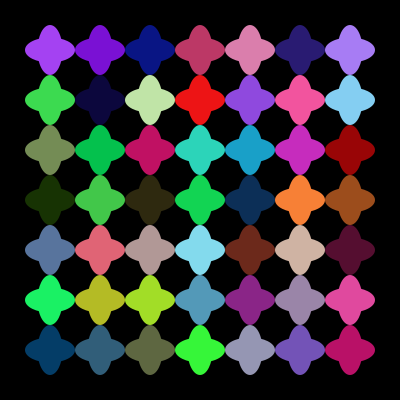
Frame 1 (no input)
Frame 60 (the mouse pressed at the canvas centre just before this capture): identical to frame 1, image omitted
Frame 120 (the mouse held since frame 60 and released just before this capture): identical to frame 1, image omitted

The Processing sketch that drew this single still picture (run headless with seeded random() and noise(); from frame 60 on, the mouse is pressed at the canvas centre):

// Processing sketch: ChoseBizarre_03
// ── ChoseBizarre_03.pde
///////////////////////////////////////////
/*
 DESIGNING PROGRAMS 1.0
 AN INTRODUCTORY COURSE FOR DESIGN STUDENTS
 
 IMPLEMENTED BY THE FREE ART BUREAU 2014
 >>> www.freeartbureau.org
 +++++++++++++++++++++++++++ 
 LES BASES : FONCTIONS
 SKETCH : CHOSEBIZARRE_04
 PARENT SKETCH : CHOSEBIZARRE_03
 TYPE : STATIQUE
 */

/////////////////////////// GLOBALS ////////////////////////////

//////////////////////// SETUP ////////////////////////////

void setup() {
  size(400, 400);
  background(0);
  smooth();
  noStroke();

  for (int xPos=50; xPos<width; xPos+=50) {
    for (int yPos=50; yPos<height; yPos+=50) {     
      color randCol = color(random(255), random(255), random(255));
      choseBizarre(xPos, yPos, 5, randCol);
    }
  }
}

/////////////////////////// DRAW ////////////////////////////
void draw() {
}

/////////////////////////// FUNCTIONS ////////////////////////////
// On a rajouté un troisième argument pour définir la taille
void choseBizarre(float _x, float _y, int size, color c) {

  fill(c);
  // On a besoin de push & popMatrix pour éviter de cumuler les translations.
  pushMatrix();
  translate(_x, _y); // ensuite, on utilise ces arguments pour positionner les formes

  // Notez bien l'attribution de notre argument 'size' ici !
  scale(size);
  ellipse(0, 0, 10, 5);
  ellipse(0, 0, 5, 10);
  popMatrix();
}
